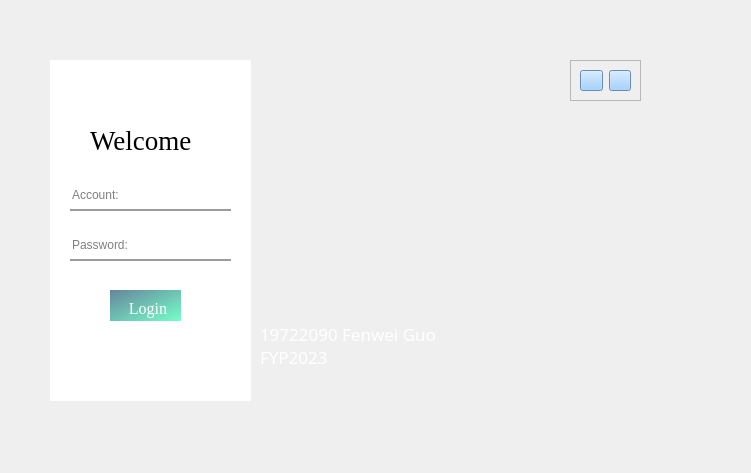
<?xml version="1.0" encoding="UTF-8"?>
<ui version="4.0">
 <class>MainWindow</class>
 <widget class="QMainWindow" name="MainWindow">
  <property name="geometry">
   <rect>
    <x>0</x>
    <y>0</y>
    <width>751</width>
    <height>473</height>
   </rect>
  </property>
  <property name="windowTitle">
   <string>MainWindow</string>
  </property>
  <widget class="QWidget" name="centralwidget">
   <widget class="QLabel" name="label">
    <property name="geometry">
     <rect>
      <x>50</x>
      <y>60</y>
      <width>201</width>
      <height>341</height>
     </rect>
    </property>
    <property name="styleSheet">
     <string notr="true">background-color: rgb(255, 255, 255);</string>
    </property>
    <property name="text">
     <string/>
    </property>
   </widget>
   <widget class="QLabel" name="label_2">
    <property name="geometry">
     <rect>
      <x>250</x>
      <y>60</y>
      <width>411</width>
      <height>341</height>
     </rect>
    </property>
    <property name="styleSheet">
     <string notr="true">border-image: url(:/images/images/loginBack.jpg);</string>
    </property>
    <property name="text">
     <string/>
    </property>
   </widget>
   <widget class="QLabel" name="label_3">
    <property name="geometry">
     <rect>
      <x>90</x>
      <y>130</y>
      <width>131</width>
      <height>21</height>
     </rect>
    </property>
    <property name="font">
     <font>
      <family>Times New Roman</family>
      <pointsize>20</pointsize>
      <weight>50</weight>
      <italic>false</italic>
      <bold>false</bold>
     </font>
    </property>
    <property name="text">
     <string>Welcome</string>
    </property>
   </widget>
   <widget class="QLineEdit" name="lineEdit">
    <property name="geometry">
     <rect>
      <x>70</x>
      <y>180</y>
      <width>161</width>
      <height>31</height>
     </rect>
    </property>
    <property name="styleSheet">
     <string notr="true">border:none;
border-bottom:2px solid rgba(0,0,0,100);
background-color: rgba(0, 0, 0, 0);</string>
    </property>
    <property name="placeholderText">
     <string>Account:</string>
    </property>
   </widget>
   <widget class="QLineEdit" name="lineEdit_2">
    <property name="geometry">
     <rect>
      <x>70</x>
      <y>230</y>
      <width>161</width>
      <height>31</height>
     </rect>
    </property>
    <property name="styleSheet">
     <string notr="true">border:none;
border-bottom:2px solid rgba(0,0,0,100);
background-color: rgba(0, 0, 0, 0);</string>
    </property>
    <property name="echoMode">
     <enum>QLineEdit::Password</enum>
    </property>
    <property name="placeholderText">
     <string>Password:</string>
    </property>
   </widget>
   <widget class="QPushButton" name="pushButton">
    <property name="geometry">
     <rect>
      <x>110</x>
      <y>290</y>
      <width>71</width>
      <height>31</height>
     </rect>
    </property>
    <property name="font">
     <font>
      <family>Times New Roman</family>
      <pointsize>12</pointsize>
     </font>
    </property>
    <property name="styleSheet">
     <string notr="true">QPushButton{
	background-color: qlineargradient(spread:pad,x1:0, y1:0, x2:1, y2:1, stop:0 rgba(102,133,156,255), stop:1 rgba(117,255,201,255));
	color: rgb(255, 255, 255);
}
QPushButton{
	border:none;
	padding-left:5px;
	padding-top:5px;
}</string>
    </property>
    <property name="text">
     <string>Login</string>
    </property>
   </widget>
   <widget class="QLabel" name="label_4">
    <property name="geometry">
     <rect>
      <x>260</x>
      <y>320</y>
      <width>221</width>
      <height>51</height>
     </rect>
    </property>
    <property name="font">
     <font>
      <family>Arial Rounded MT Bold</family>
      <pointsize>13</pointsize>
     </font>
    </property>
    <property name="styleSheet">
     <string notr="true">color: rgb(255, 255, 255);</string>
    </property>
    <property name="text">
     <string>19722090 Fenwei Guo
FYP2023</string>
    </property>
   </widget>
   <widget class="QFrame" name="frame">
    <property name="geometry">
     <rect>
      <x>570</x>
      <y>60</y>
      <width>71</width>
      <height>41</height>
     </rect>
    </property>
    <property name="styleSheet">
     <string notr="true">QPushBottom{
	border:none;
}
QPushBottom:hover{
	padding-bottom:5px;
}</string>
    </property>
    <property name="frameShape">
     <enum>QFrame::StyledPanel</enum>
    </property>
    <property name="frameShadow">
     <enum>QFrame::Raised</enum>
    </property>
    <layout class="QHBoxLayout" name="horizontalLayout">
     <item>
      <widget class="QPushButton" name="pushButton_2">
       <property name="styleSheet">
        <string notr="true">background-color: rgb(140, 196, 255);</string>
       </property>
       <property name="text">
        <string/>
       </property>
       <property name="icon">
        <iconset resource="resMyVersion.qrc">
         <normaloff>:/icons/icons/minus.png</normaloff>:/icons/icons/minus.png</iconset>
       </property>
      </widget>
     </item>
     <item>
      <widget class="QPushButton" name="pushButton_3">
       <property name="styleSheet">
        <string notr="true">background-color: rgb(140, 196, 255);</string>
       </property>
       <property name="text">
        <string/>
       </property>
       <property name="icon">
        <iconset resource="resMyVersion.qrc">
         <normaloff>:/icons/icons/close.png</normaloff>:/icons/icons/close.png</iconset>
       </property>
       <property name="iconSize">
        <size>
         <width>16</width>
         <height>16</height>
        </size>
       </property>
      </widget>
     </item>
    </layout>
   </widget>
  </widget>
 </widget>
 <resources>
  <include location="resMyVersion.qrc"/>
 </resources>
 <connections>
  <connection>
   <sender>pushButton_3</sender>
   <signal>clicked()</signal>
   <receiver>MainWindow</receiver>
   <slot>close()</slot>
   <hints>
    <hint type="sourcelabel">
     <x>620</x>
     <y>74</y>
    </hint>
    <hint type="destinationlabel">
     <x>650</x>
     <y>25</y>
    </hint>
   </hints>
  </connection>
  <connection>
   <sender>pushButton_2</sender>
   <signal>clicked()</signal>
   <receiver>MainWindow</receiver>
   <slot>showMinimized()</slot>
   <hints>
    <hint type="sourcelabel">
     <x>596</x>
     <y>78</y>
    </hint>
    <hint type="destinationlabel">
     <x>584</x>
     <y>18</y>
    </hint>
   </hints>
  </connection>
 </connections>
</ui>
